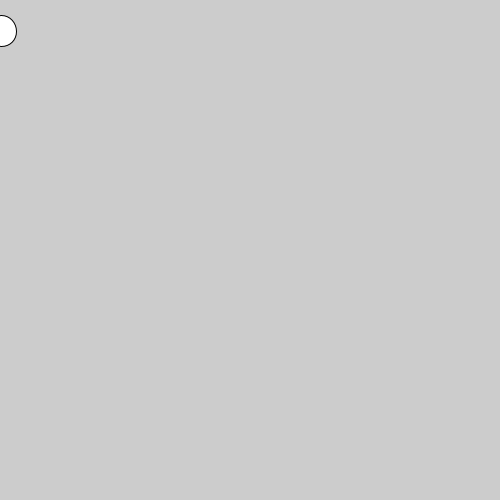
Frame 1 (no input)
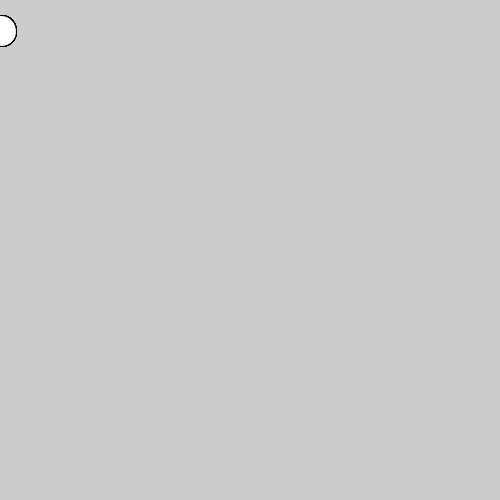
Frame 60 (the mouse pressed at the canvas centre just before this capture)
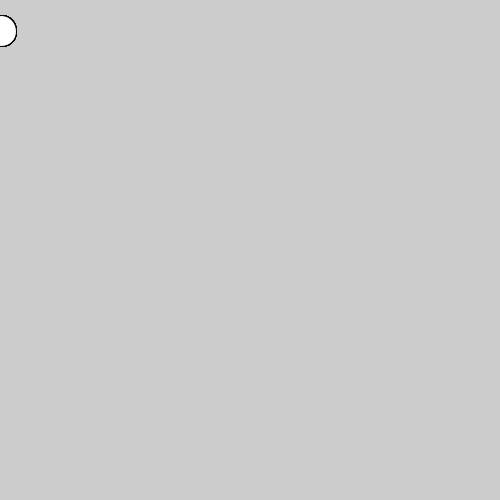
Frame 120 (the mouse held since frame 60 and released just before this capture)

The Processing sketch that drew these frames (run headless with seeded random() and noise(); from frame 60 on, the mouse is pressed at the canvas centre):

// Processing sketch: dot_race_pde
// ── dot_race_pde.pde
void setup() {
size(500,500);

}
void draw() {
  int i=0;
mousePressed(); {
  i=+1;
  circle(i,31,31);
}
}
